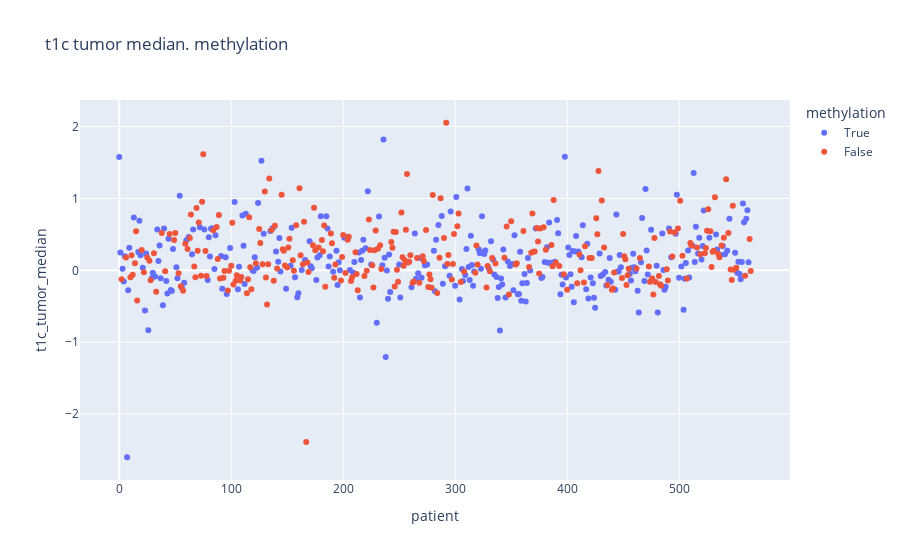

Notebook source saved alongside this figure:
### Code cell
fig

### Figure 1 — Plotly figure (JSON) as saved in the notebook; plotly's stock layout.template omitted (floating-point values rounded to 4 significant figures; data arrays with more than 128 entries replaced by an {"elided": "..."} marker saying what was removed)
{"data": [{"hovertemplate": "methylation=True<br>patient=%{x}<br>t1c_tumor_median=%{y}<extra></extra>", "legendgroup": "True", "marker": {"color": "#636efa", "symbol": "circle"}, "mode": "markers", "name": "True", "orientation": "v", "showlegend": true, "type": "scatter", "x": {"elided": "296 int values"}, "xaxis": "x", "y": {"elided": "296 float values"}, "yaxis": "y"}, {"hovertemplate": "methylation=False<br>patient=%{x}<br>t1c_tumor_median=%{y}<extra></extra>", "legendgroup": "False", "marker": {"color": "#EF553B", "symbol": "circle"}, "mode": "markers", "name": "False", "orientation": "v", "showlegend": true, "type": "scatter", "x": {"elided": "269 int values"}, "xaxis": "x", "y": {"elided": "269 float values"}, "yaxis": "y"}], "layout": {"hovermode": "x unified", "legend": {"title": {"text": "methylation"}, "tracegroupgap": 0}, "title": {"text": "t1c tumor median. methylation"}, "xaxis": {"anchor": "y", "domain": [0, 1], "title": {"text": "patient"}}, "yaxis": {"anchor": "x", "domain": [0, 1], "title": {"text": "t1c_tumor_median"}}}}
